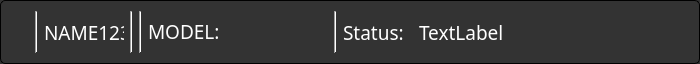
<?xml version="1.0" encoding="UTF-8"?>
<ui version="4.0">
 <class>GroupWidgetStatus</class>
 <widget class="QWidget" name="GroupWidgetStatus">
  <property name="geometry">
   <rect>
    <x>0</x>
    <y>0</y>
    <width>700</width>
    <height>64</height>
   </rect>
  </property>
  <property name="sizePolicy">
   <sizepolicy hsizetype="Maximum" vsizetype="Fixed">
    <horstretch>0</horstretch>
    <verstretch>0</verstretch>
   </sizepolicy>
  </property>
  <property name="maximumSize">
   <size>
    <width>1000</width>
    <height>16777215</height>
   </size>
  </property>
  <property name="windowTitle">
   <string>Form</string>
  </property>
  <property name="styleSheet">
   <string notr="true">QWidget#GroupWidgetStatus {
    border: 1px solid black;
    border-radius: 5px;
    background:  rgb(51,51,51);
}
QLabel {
    color: rgb(255,255,255);
}</string>
  </property>
  <layout class="QHBoxLayout" name="horizontalLayout_2">
   <item>
    <widget class="QLabel" name="linkLabel">
     <property name="sizePolicy">
      <sizepolicy hsizetype="Fixed" vsizetype="Fixed">
       <horstretch>0</horstretch>
       <verstretch>0</verstretch>
      </sizepolicy>
     </property>
     <property name="minimumSize">
      <size>
       <width>18</width>
       <height>18</height>
      </size>
     </property>
     <property name="maximumSize">
      <size>
       <width>18</width>
       <height>18</height>
      </size>
     </property>
     <property name="styleSheet">
      <string notr="true">QLabel {
    background: rgb(175,0,0);
    border: 1px solid rgb(26,26,26);
    border-radius: 3px;
}c</string>
     </property>
     <property name="text">
      <string/>
     </property>
    </widget>
   </item>
   <item>
    <widget class="Line" name="line">
     <property name="styleSheet">
      <string notr="true">color:rgb(180, 180, 180);</string>
     </property>
     <property name="orientation">
      <enum>Qt::Vertical</enum>
     </property>
    </widget>
   </item>
   <item>
    <widget class="QLabel" name="nameLabel">
     <property name="sizePolicy">
      <sizepolicy hsizetype="Fixed" vsizetype="Preferred">
       <horstretch>0</horstretch>
       <verstretch>0</verstretch>
      </sizepolicy>
     </property>
     <property name="minimumSize">
      <size>
       <width>80</width>
       <height>0</height>
      </size>
     </property>
     <property name="maximumSize">
      <size>
       <width>80</width>
       <height>16777215</height>
      </size>
     </property>
     <property name="font">
      <font>
       <family>Share Tech Mono</family>
       <pointsize>14</pointsize>
      </font>
     </property>
     <property name="text">
      <string>NAME1234</string>
     </property>
    </widget>
   </item>
   <item>
    <widget class="Line" name="line_2">
     <property name="styleSheet">
      <string notr="true">color:rgb(80, 80, 80)</string>
     </property>
     <property name="orientation">
      <enum>Qt::Vertical</enum>
     </property>
    </widget>
   </item>
   <item>
    <layout class="QVBoxLayout" name="labelsLayout"/>
   </item>
   <item>
    <widget class="Line" name="line_3">
     <property name="orientation">
      <enum>Qt::Vertical</enum>
     </property>
    </widget>
   </item>
   <item>
    <widget class="QLabel" name="modelLabel">
     <property name="sizePolicy">
      <sizepolicy hsizetype="Fixed" vsizetype="Fixed">
       <horstretch>0</horstretch>
       <verstretch>0</verstretch>
      </sizepolicy>
     </property>
     <property name="minimumSize">
      <size>
       <width>180</width>
       <height>0</height>
      </size>
     </property>
     <property name="maximumSize">
      <size>
       <width>180</width>
       <height>16777215</height>
      </size>
     </property>
     <property name="font">
      <font>
       <family>Share Tech Mono</family>
       <pointsize>14</pointsize>
      </font>
     </property>
     <property name="text">
      <string>MODEL:</string>
     </property>
    </widget>
   </item>
   <item>
    <widget class="Line" name="line_4">
     <property name="styleSheet">
      <string notr="true">color:rgb(80, 80, 80)</string>
     </property>
     <property name="orientation">
      <enum>Qt::Vertical</enum>
     </property>
    </widget>
   </item>
   <item>
    <widget class="QLabel" name="statusLabel">
     <property name="maximumSize">
      <size>
       <width>70</width>
       <height>16777215</height>
      </size>
     </property>
     <property name="font">
      <font>
       <family>Share Tech Mono</family>
       <pointsize>14</pointsize>
      </font>
     </property>
     <property name="text">
      <string>Status:</string>
     </property>
    </widget>
   </item>
   <item>
    <widget class="QLabel" name="warningsLabel">
     <property name="font">
      <font>
       <family>Share Tech Mono</family>
       <pointsize>14</pointsize>
      </font>
     </property>
     <property name="text">
      <string>TextLabel</string>
     </property>
    </widget>
   </item>
  </layout>
 </widget>
 <resources/>
 <connections/>
</ui>
